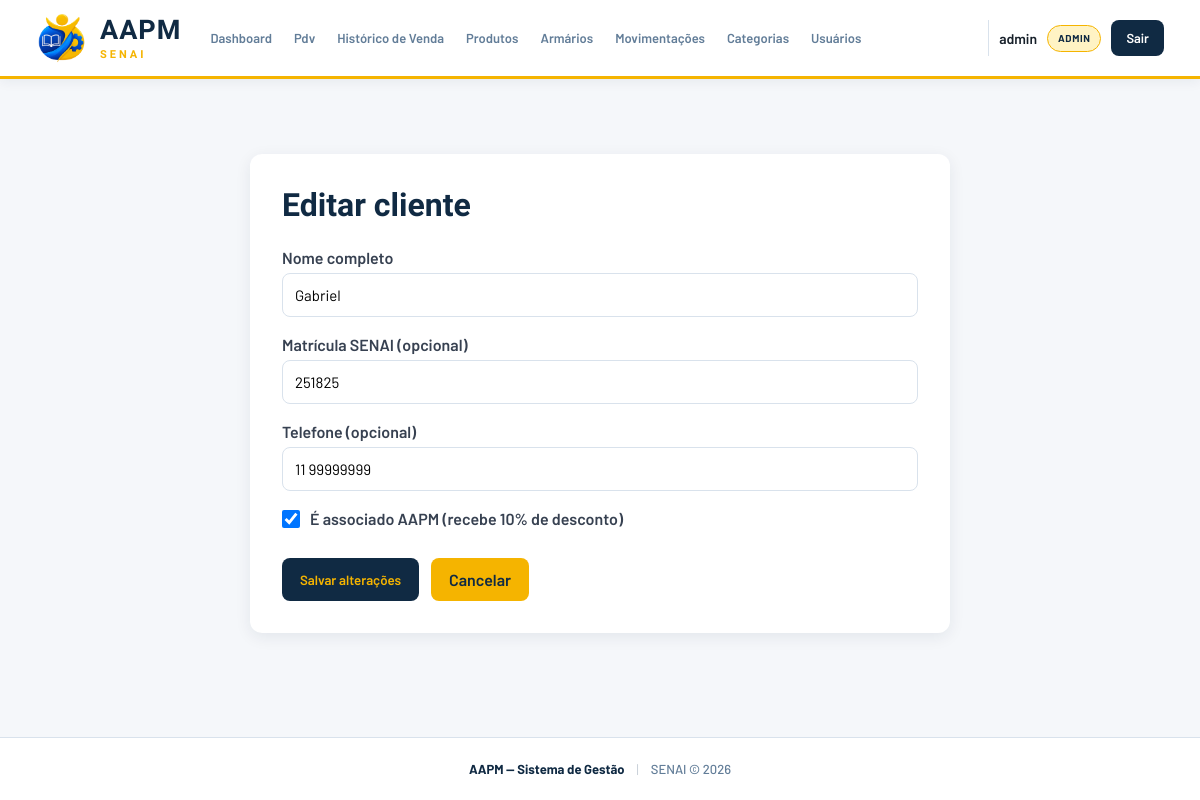
Page /clientes/3/editar (signed in) on the committed database.
### app/models/cliente.py (models this page shows, shortened)
class Cliente(Base):
    __tablename__ = "clientes"
    id         = Column(Integer, primary_key=True, index=True)
    nome       = Column(String(150), nullable=False, index=True)
    matricula  = Column(String(50), nullable=True, unique=True)
    telefone   = Column(String(20), nullable=True)
    is_associado = Column(Boolean, default=False, nullable=False)
    ativo      = Column(Boolean, default=True)
    criado_em  = Column(DateTime, server_default=func.now())
    vendas = relationship("Venda", back_populates="cliente")
    armarios = relationship("Armario", back_populates="cliente")
    alugueis_armarios = relationship("AluguelArmario", back_populates="cliente")

### app/controllers/cliente_controller.py (the view)
@router.get("/{cliente_id}/editar")
def form_editar(
    cliente_id: int,
    request: Request,
    db: Session = Depends(get_db),
    admin = Depends(get_admin)
):
    editando = db.query(Cliente).filter(Cliente.id == cliente_id).first()
    if not editando:
        return RedirectResponse(url="/clientes", status_code=302)
    return templates.TemplateResponse(
        request,
        "clientes/form.html",
        {"request": request, "usuario": admin, "editando": editando}
    )

### app/templates/clientes/form.html (shortened to what this page needs)
{% extends "base.html" %}
{% block extra_css %}
<link rel="stylesheet" href="/static/css/cliente-form.css">
{% endblock %}
{% block conteudo %}
<div class="cliente-form-container">
    <h1 class="cliente-form-title">
        {{ "Editar cliente" if editando else "Novo cliente" }}
    </h1>
    <form
        action="{{ '/clientes/' + editando.id|string + '/editar' if editando else '/clientes/novo' }}"
        method="post"
        class="cliente-form"
    >
        <label>
            Nome completo
            <input
                type="text"
                name="nome"
                required
                autofocus
                value="{{ editando.nome if editando else (valores.nome if valores else '') }}"
            >
        </label>
        <label>
            Matrícula SENAI (opcional)
            <input
                type="text"
                name="matricula"
                placeholder="Ex: 2024001"
                value="{{ editando.matricula if editando else (valores.matricula if valores else '') }}"
            >
        </label>
        <label>
            Telefone (opcional)
            <input
                type="text"
                name="telefone"
                placeholder="Ex: (11) 99999-9999"
                value="{{ editando.telefone if editando else (valores.telefone if valores else '') }}"
            >
        </label>
        <label class="cliente-checkbox-label">
            <input
                type="checkbox"
                name="is_associado"
                value="true"
                {{ 'checked' if (editando and editando.is_associado) or (valores and valores.is_associado) }}
            >
            É associado AAPM (recebe 10% de desconto)
        </label>
        <div class="cliente-form-actions">
            <button type="submit" class="btn-cliente-form">
                {{ "Salvar alterações" if editando else "Cadastrar cliente" }}
            </button>
            <a href="/clientes" class="btn-cliente-cancelar">
                Cancelar
            </a>
        </div>
    </form>
</div>
{% endblock %}

### app/static/css/base.css (style rules this page uses)
* { margin: 0; padding: 0; box-sizing: border-box; }
html { scroll-behavior: smooth; }
body { min-height: 100vh; display: flex; flex-direction: column; font-family: "Barlow", sans-serif; background: var(--fundo); color: var(--texto); -webkit-font-smoothing: antialiased; text-rendering: optimizeLegibility; }
:root { --azul: #102A43; --azul-2: #243B53; --azul-3: #486581; --laranja: #F5B400; --laranja-2: #D99F00; --laranja-claro: #FFF3C4; --branco: #FFFFFF; --fundo: #F5F7FA; --fundo-card: #FFFFFF; --texto: #17202A; --texto-secundario: #627D98; --borda: #D9E2EC; --verde: #2F855A; --vermelho: #C53030; --sombra: 0 5px 20px rgba(16, 42, 67, 0.08); --sombra-hover: 0 10px 28px rgba(16, 42, 67, 0.14); --radius: 12px; }
button, input, select, textarea { font-family: inherit; }
button { cursor: pointer; }
a { color: inherit; }

### app/static/css/cliente-form.css (style rules this page uses)
.cliente-form-title { margin-bottom: 24px; font-family: "Barlow Condensed", sans-serif; font-size: 2rem; color: var(--azul); }
.cliente-form { display: flex; flex-direction: column; gap: 18px; }
.cliente-form label { display: flex; flex-direction: column; gap: 6px; font-weight: 600; color: #374151; }
.cliente-form input[type="text"] { padding: 12px; border: 1px solid var(--borda); border-radius: 8px; font-size: 15px; font-family: inherit; }
.cliente-checkbox-label { flex-direction: row !important; align-items: center; gap: 10px !important; font-weight: 600; }
.cliente-checkbox-label input { width: 18px; height: 18px; }
.cliente-form-actions { display: flex; gap: 12px; margin-top: 12px; }
.btn-cliente-form { background: var(--azul); color: var(--laranja); border: none; padding: 12px 18px; border-radius: 8px; cursor: pointer; font-weight: 600; transition: .2s; }
.btn-cliente-cancelar { background: var(--laranja); color: var(--azul); text-decoration: none; padding: 12px 18px; border-radius: 8px; font-weight: 600; transition: .2s; }

### rows in the picture
Cliente: nome "Gabriel", matricula "251825", telefone "11 99999999"

### other values in the picture
{{ usuario.nome }} "admin"
{{ usuario.role }} "ADMIN"
{{ "Editar cliente" if editando else "Novo cliente" }} "Editar cliente"
{{ "Salvar alterações" if editando else "Cadastrar cliente" }} "Salvar alterações"
